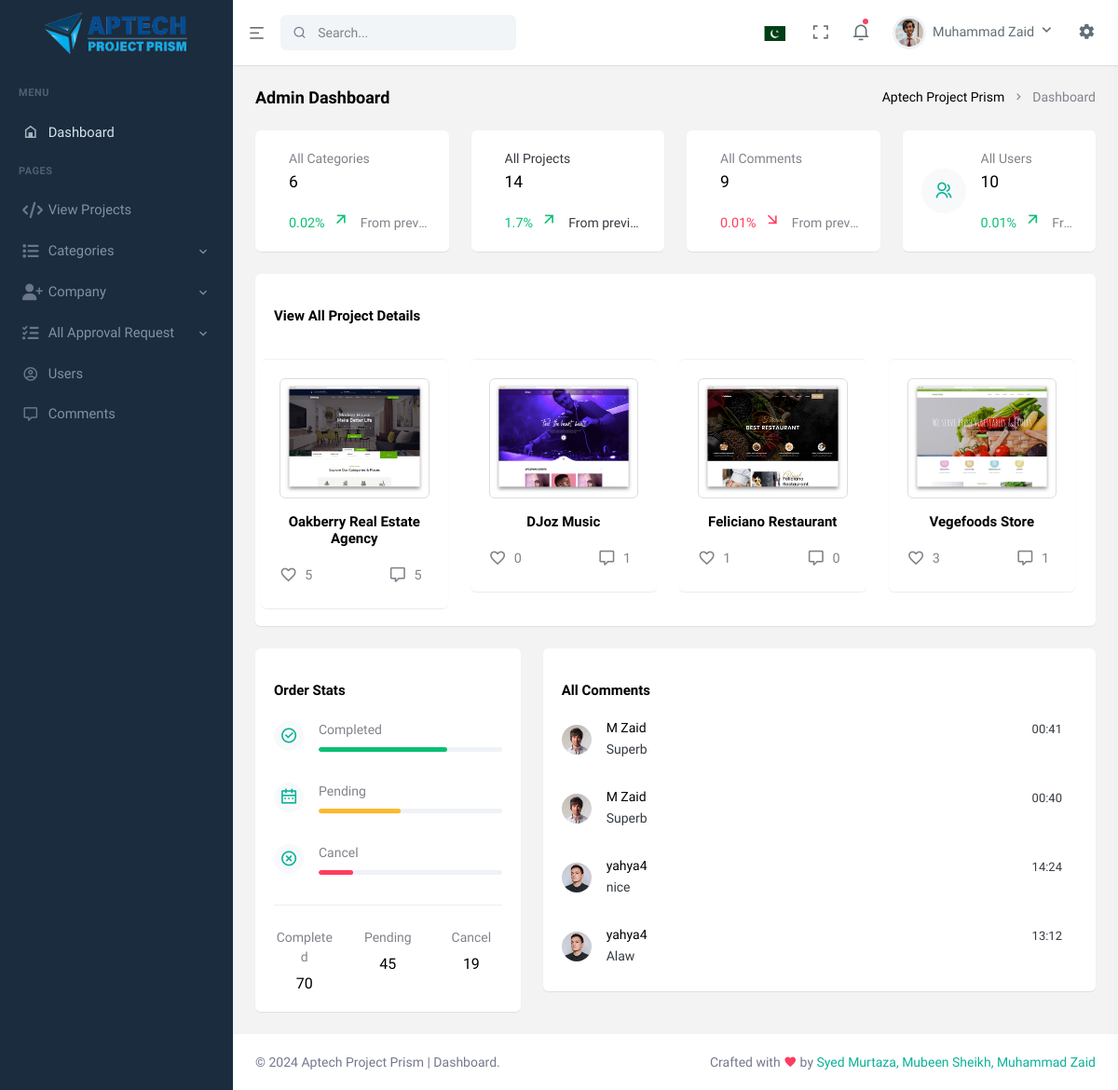
Page /dashboard/index.php (signed in) on the earlier database version.
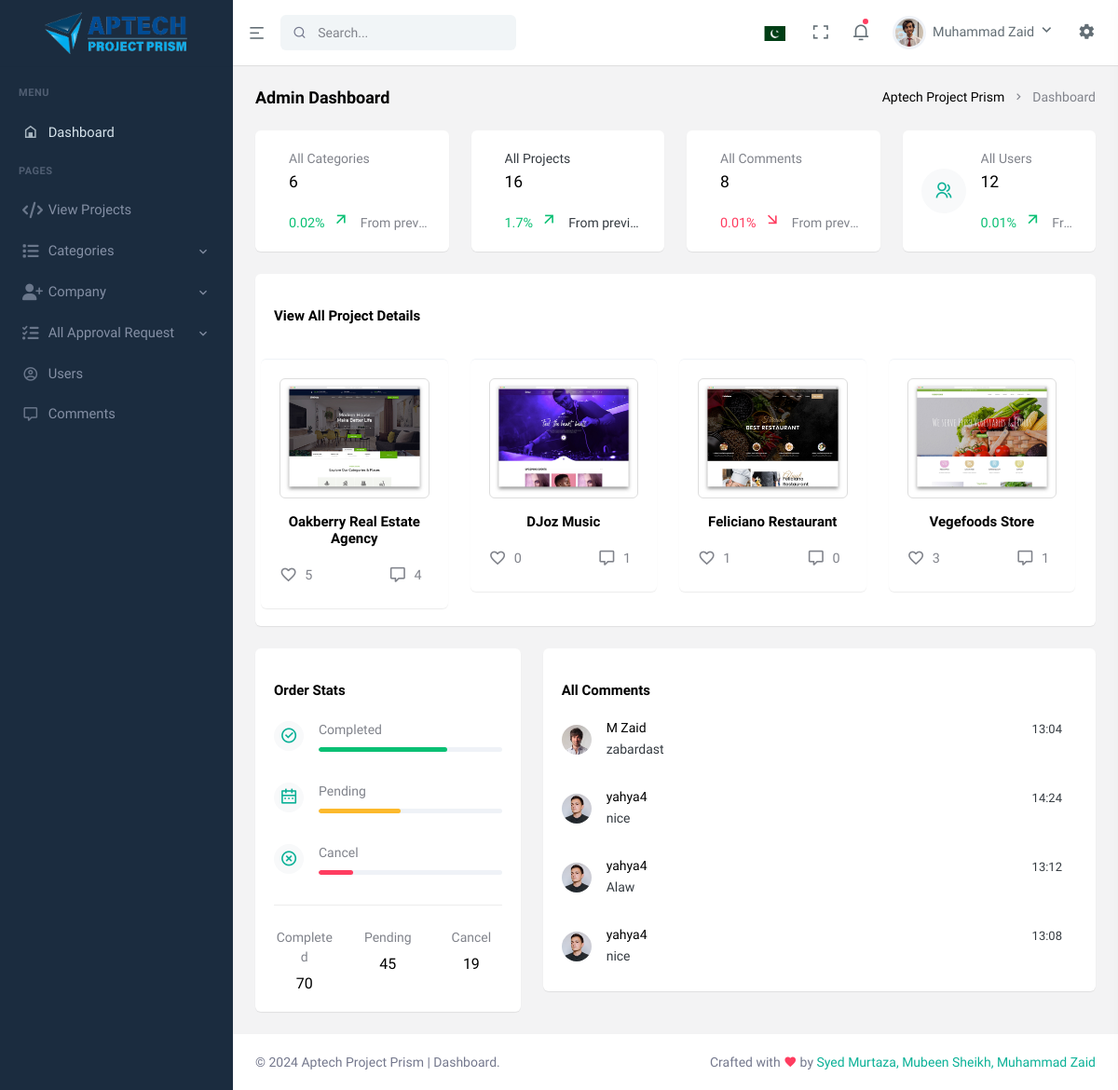
Same page on the later database version.
### tables this page shows
CREATE TABLE `project` (
  `project_id` int(11) NOT NULL,
  `project_name` varchar(255) NOT NULL,
  `project_faculty` varchar(255) NOT NULL,
  `project_batchcode` varchar(255) NOT NULL,
  `project_semester` varchar(255) NOT NULL,
  `project_url` text NOT NULL,
  `project_img` varchar(255) NOT NULL,
  `project_desc` text NOT NULL,
  `status` tinyint(4) NOT NULL DEFAULT 1,
  `user_id` int(11) NOT NULL,
  `category` int(11) NOT NULL,
  `Sta` varchar(255) NOT NULL,
  `Statuss` int(255) NOT NULL
);

CREATE TABLE `comment` (
  `comment_id` int(11) NOT NULL,
  `comment_message` text NOT NULL,
  `datetime` datetime NOT NULL DEFAULT current_timestamp(),
  `status` tinyint(4) NOT NULL DEFAULT 1,
  `user_id` int(11) NOT NULL,
  `projid` int(11) NOT NULL
);

CREATE TABLE `users` (
  `u_id` int(11) NOT NULL,
  `u_name` varchar(255) NOT NULL,
  `u_studentid` varchar(255) NOT NULL,
  `u_number` varchar(255) NOT NULL,
  `u_address` varchar(255) NOT NULL,
  `u_cv` varchar(255) NOT NULL,
  `u_email` varchar(255) NOT NULL,
  `u_password` varchar(255) NOT NULL,
  `u_img` varchar(255) NOT NULL
);

### Dashboard/index.php (the view, shortened to what the changed rows need)
<?php
include('includes/header.php');
include('config.php');
?>
<div id="layout-wrapper">
    <div class="main-content">
        <div class="page-content">
            <div class="container-fluid">
                <div class="row">
                    <div class="col-xl-3 col-sm-6">
                        <div class="card">
                            <div class="card-body">
                                <div class="d-flex">
                                    <?php
                                    $query = "SELECT COUNT(*) AS pro_count FROM `project`";
                                    $result = mysqli_query($connection, $query);
                                    if ($result) {
                                        $row = mysqli_fetch_assoc($result);
                                        $pro_count = $row['pro_count'];
                                    } else {
                                        $pro_count = 0;
                                    }
                                    ?>
                                    <div class="flex-grow-1 overflow-hidden">
                                        <p class="mb-1">All Projects</p>
                                        <h5 class="mb-3"><?php echo number_format($pro_count); ?></h5>
                                        <p class="text-truncate mb-0"><span class="text-success me-2"> 1.7% </span> From
                                            previous</p>
                                    </div>
                                </div>
                            </div>
                        </div>
                    </div>
                    <div class="col-xl-3 col-sm-6">
                        <div class="card">
                            <div class="card-body">
                                <div class="d-flex text-muted">
                                    <?php
                                    $query = "SELECT COUNT(*) AS com_count FROM `comment`";
                                    $result = mysqli_query($connection, $query);
                                    if ($result) {
                                        $row = mysqli_fetch_assoc($result);
                                        $com_count = $row['com_count'];
                                    } else {
                                        $com_count = 0;
                                    }
                                    ?>
                                    <div class="flex-grow-1 overflow-hidden">
                                        <p class="mb-1">All Comments</p>
                                        <h5 class="mb-3"><?php echo number_format($com_count); ?></h5>
                                        <p class="text-truncate mb-0"><span class="text-danger me-2"> 0.01% </span> From
                                            previous</p>
                                    </div>
                                </div>
                            </div>
                        </div>
                    </div>
                    <div class="col-xl-3 col-sm-6">
                        <div class="card">
                            <div class="card-body">
                                <div class="d-flex text-muted">
                                    <?php
                                    $query = "SELECT COUNT(*) AS user_count FROM `users`";
                                    $result = mysqli_query($connection, $query);
                                    if ($result) {
                                        $row = mysqli_fetch_assoc($result);
                                        $user_count = $row['user_count'];
                                    } else {
                                        $user_count = 0;
                                    }
                                    ?>
                                    <div class="flex-grow-1 overflow-hidden">
                                        <p class="mb-1">All Users</p>
                                        <h5 class="mb-3"><?php echo number_format($user_count); ?></h5>
                                        <p class="text-truncate mb-0"><span class="text-success me-2"> 0.01% </span> From
                                            previous</p>
                                    </div>
                                </div>
                            </div>
                        </div>
                    </div>
                </div>
                <div class="row">
                    <div class="col-xl-12">
                        <div class="card">
                            <div class="pe-3" data-simplebar style="max-height: 287px;">
                            <div class="container">
                                <div class="row">
                                    <?php
                                    $fetch_project_join = "SELECT * FROM `project`";
                                    $fetch_project_result = mysqli_query($connection, $fetch_project_join);
                                    if (mysqli_num_rows($fetch_project_result) > 0) {
                                        while ($row = mysqli_fetch_assoc($fetch_project_result)) {
                                            $project_id = $row['project_id'];
                                            $like_count_query = "SELECT COUNT(*) AS total_likes FROM `like` WHERE project_id = $project_id";
                                            $like_count_result = mysqli_query($connection, $like_count_query);
                                            $like_count_row = mysqli_fetch_assoc($like_count_result);
                                            $total_likes = $like_count_row['total_likes'];
                                            $comment_count_query = "SELECT COUNT(*) AS total_comments FROM `comment` WHERE projid = $project_id";
                                            $comment_count_result = mysqli_query($connection, $comment_count_query);
                                            $comment_count_row = mysqli_fetch_assoc($comment_count_result);
                                            $total_comments = $comment_count_row['total_comments'];
                                            ?>
                                            <div class="col-md-3 mb-4">
                                                <div class="card border-top card-hover">
                                                    <div class="card-body text-muted text-center">
                                                        <div class="mb-3">
                                                            <img src="<?php echo '../User-Dashboard/assets/images/project_img/' . $row['project_img'] ?>"
                                                                alt="Card Image" class="img-fluid rounded img-thumbnail">
                                                        </div>
                                                        <h6 class="card-title">
                                                            <?php echo htmlspecialchars($row['project_name']); ?>
                                                        </h6>
                                                        <div class="d-flex justify-content-between align-items-center mt-3">
                                                            <div class="d-flex align-items-center">
                                                                <i class="mdi mdi-heart-outline me-2"></i>
                                                                <span class="me-2"
                                                                    id="like-count-<?php echo $project_id; ?>"><?php echo htmlspecialchars($total_likes); ?></span>
                                                            </div>
                                                            <div class="d-flex align-items-center">
                                                                <i class="mdi mdi-comment-outline me-2"></i>
                                                                <span class="me-2"
                                                                    id="comment-count-<?php echo $project_id; ?>"><?php echo htmlspecialchars($total_comments); ?></span>
                                                            </div>
                                                        </div>
                                                    </div>
                                                </div>
                                            </div>
                                            <?php
                                        }
                                    }
                                    ?>
                                </div>
                            </div>
                        </div>
                    </div>
                </div>
            </div>
            <div class="row">
                <div class="col-lg-8">
                        <div class="card">
                            <div class="card-body">
                                <div class="pe-3" data-simplebar style="max-height: 287px;">
                                    <a href="comments.php" class="text-body d-block">
                                        <?php
                                        $query = "SELECT c.comment_id, c.comment_message, c.datetime, u.u_id, u.u_name, u.u_img
                                        FROM comment c
                                        INNER JOIN users u ON c.user_id = u.u_id
                                        WHERE c.status = 1
                                        ORDER BY c.datetime DESC";
                                        $result = mysqli_query($connection, $query);
                                        if ($result) {
                                            while ($row = mysqli_fetch_assoc($result)) {
                                                ?>
                                                <div class="d-flex py-3">
                                                    <div class="flex-shrink-0 me-3 align-self-center">
                                                        <?php if ($row['u_img']): ?>
                                                            <img class="rounded-circle avatar-xs"
                                                                alt="<?php echo($row['u_name']); ?>"
                                                                src="../User-dashboard/assets/images/user_img/<?php echo ($row['u_img']); ?>">
                                                        <?php endif; ?>
                                                    </div>
                                                    <div class="flex-grow-1 overflow-hidden">
                                                        <h5 class="font-size-14 mb-1">
                                                            <?php echo($row['u_name']); ?>
                                                        </h5>
                                                        <p class="text-truncate mb-0">
                                                            <?php echo($row['comment_message']); ?>
                                                        </p>
                                                    </div>
                                                    <div class="flex-shrink-0 font-size-13">
                                                        <?php echo date('H:i', strtotime($row['datetime'])); ?>
                                                    </div>
                                                </div>
                                                <?php
                                            }
                                        } else {
                                            echo '<p>No comments found.</p>';
                                        }
                                        ?>
                                    </a>
                                </div>
                            </div>
                        </div>
                    </div>
            </div>
        </div>
    </div>
</div>
</div>
<?php
include('includes/footer.php');
?>

Differences in the rows shown:
removed comment: user.u_img (picture), user.u_name "M Zaid", comment_message "Superb", datetime "00:41"
removed comment: user.u_img (picture), user.u_name "M Zaid", comment_message "Superb", datetime "00:40"
computed for project "Oakberry Real Estate Agency": total_comments "5" → "4"
added comment: user.u_img (picture), user.u_name "M Zaid", comment_message "zabardast", datetime "13:04"
now on this page (row unchanged): comment: user.u_img (picture), user.u_name "yahya4", comment_message "nice", datetime "13:08"
Other differences:
$pro_count: "14" → "16"
$com_count: "9" → "8"
$user_count: "10" → "12"
